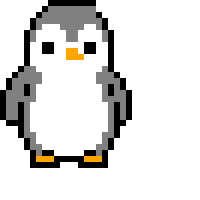
Frame 1 (no input)
Frame 2 (the mouse pressed at the canvas centre, redrawn once): identical to frame 1, image omitted

The p5.js sketch that drew this single still picture (run headless with seeded random() and noise() and a simulated clock; the mouse was pressed at the canvas centre and the sketch redrawn once):

// p5.js sketch
// ── sketch.js
function setup() {
  createCanvas(200, 200);
  noLoop();
}

function draw() {
  pixelSide(0, 0, 6);

}

function pixelSide(x, y, s) {
    // total w: 24 h: 28
    push();
    translate(x, y);
    scale(s);
    noStroke();
    fill('black');
    // head
    rect(8, 0, 8, 1);
      // right
    rect(16-1, 1, 1, 1);
    rect(17-1, 2, 1, 1);
    rect(18-1, 3, 1, 2);
    rect(19-1, 5, 1, 6);
      // left
    rect(7, 1, 1, 1);
    rect(6, 2, 1, 1);
    rect(5, 3, 1, 2);
    rect(4, 5, 1, 6)
      // eyes
    rect(7, 7, 2, 2);
    rect(15-1, 7, 2, 2);
      // beak
    fill('orange');
    rect(11, 8, 2, 1);
    rect(11, 9, 3, 1);
    fill('black');
  
    
    // right arm
    rect(20-2, 11, 1, 1);
    rect(21-2, 12, 1, 1);
    rect(22-2, 13, 1, 2);
    rect(23-2, 15, 1, 5);
    rect(21-2, 20, 2, 1);
    // left arm
    rect(3, 11, 1, 1);
    rect(2, 12, 1, 1);
    rect(1, 13, 1, 2);
    rect(0, 15, 1, 5);
    rect(1, 20, 2, 1);
  
    // body
      // right
    rect(19-1, 14, 1, 2);
    rect(20-1, 16, 1, 7);
    rect(19-1, 23, 1, 2);
    rect(18-1, 25, 1, 1);
      // left
    rect(4, 14, 1, 2);
    rect(3, 16, 1, 7);
    rect(4, 23, 1, 2);
    rect(5, 25, 1, 1);
  
    // feet
    rect(10, 26, 4, 1);
      // right
    rect(14, 25, 3, 1);
    rect(13, 26, 5, 2);
    fill('orange');
    rect(14, 26, 3, 1);
      // left
    fill('black');
    rect(6, 25, 3, 1);
    rect(5, 26, 5, 2);
    fill('orange');
    rect(6, 26, 3, 1);
  
    // fill 
      // head
    fill('gray');
    rect(5, 5, 1, 2);
    rect(6, 3, 1, 2);
    rect(7, 2, 1, 2);
  
    rect(16-1, 2, 1, 2);
    rect(17-1, 3, 1, 2);
    rect(18-1, 5, 1, 2);
  
    rect(8, 1, 8, 3);
    rect(10, 4, 4, 1);
    rect(11, 5, 2, 2);
  
      // arms
    rect(4, 11, 2, 1);
    rect(3, 12, 4, 1);
    rect(2, 13, 5, 1);
    rect(2, 14, 2, 3);
    rect(1, 15, 2, 5);
  
    rect(18-1, 11, 2-1, 1);
    rect(17-1, 12, 4-1, 1);
    rect(17-1, 13, 5-1, 1);
    rect(20-1, 14, 2-1, 3);
    rect(21-1, 15, 2-1, 5);
  
    rect(5, 14, 1, 3);
    rect(4, 16, 1, 7);
    rect(5, 22, 1, 3);
    rect(6, 24, 1, 2);
    
    rect(18-1, 14, 1, 3);
    rect(19-1, 16, 1, 7);
    rect(18-1, 22, 1, 3);
    rect(17-1, 24, 1, 2);

    pop();
  
}

function pixelFront(x, y, s) {
  // total w: 24 h: 28
  push();
  translate(x, y);
  scale(s);
  noStroke();
  fill('black');
  // head
  rect(8, 0, 8, 1);
    // right
  rect(16, 1, 1, 1);
  rect(17, 2, 1, 1);
  rect(18, 3, 1, 2);
  rect(19, 5, 1, 6);
    // left
  rect(7, 1, 1, 1);
  rect(6, 2, 1, 1);
  rect(5, 3, 1, 2);
  rect(4, 5, 1, 6)
    // eyes
  rect(7, 7, 2, 2);
  rect(15, 7, 2, 2);
    // beak
  fill('orange');
  rect(11, 8, 2, 1);
  rect(10, 9, 4, 1);
  fill('black');

  
  // right arm
  rect(20, 11, 1, 1);
  rect(21, 12, 1, 1);
  rect(22, 13, 1, 2);
  rect(23, 15, 1, 5);
  rect(21, 20, 2, 1);
  // left arm
  rect(3, 11, 1, 1);
  rect(2, 12, 1, 1);
  rect(1, 13, 1, 2);
  rect(0, 15, 1, 5);
  rect(1, 20, 2, 1);

  // body
    // right
  rect(19, 14, 1, 2);
  rect(20, 16, 1, 7);
  rect(19, 23, 1, 2);
  rect(18, 25, 1, 1);
    // left
  rect(4, 14, 1, 2);
  rect(3, 16, 1, 7);
  rect(4, 23, 1, 2);
  rect(5, 25, 1, 1);

  // feet
  rect(10, 26, 4, 1);
    // right
  rect(14, 25, 3, 1);
  rect(13, 26, 5, 2);
  fill('orange');
  rect(14, 26, 3, 1);
    // left
  fill('black');
  rect(6, 25, 3, 1);
  rect(5, 26, 5, 2);
  fill('orange');
  rect(6, 26, 3, 1);

  // fill 
    // head
  fill('gray');
  rect(5, 5, 1, 2);
  rect(6, 3, 1, 2);
  rect(7, 2, 1, 2);

  rect(16, 2, 1, 2);
  rect(17, 3, 1, 2);
  rect(18, 5, 1, 2);

  rect(8, 1, 8, 3);
  rect(10, 4, 4, 1);
  rect(11, 5, 2, 2);

    // arms
  rect(4, 11, 2, 1);
  rect(3, 12, 4, 1);
  rect(2, 13, 5, 1);
  rect(2, 14, 2, 3);
  rect(1, 15, 2, 5);

  rect(18, 11, 2, 1);
  rect(17, 12, 4, 1);
  rect(17, 13, 5, 1);
  rect(20, 14, 2, 3);
  rect(21, 15, 2, 5);

  rect(5, 14, 1, 3);
  rect(4, 16, 1, 7);
  rect(5, 22, 1, 3);
  rect(6, 24, 1, 2);
  
  rect(18, 14, 1, 3);
  rect(19, 16, 1, 7);
  rect(18, 22, 1, 3);
  rect(17, 24, 1, 2);

  pop();
}
